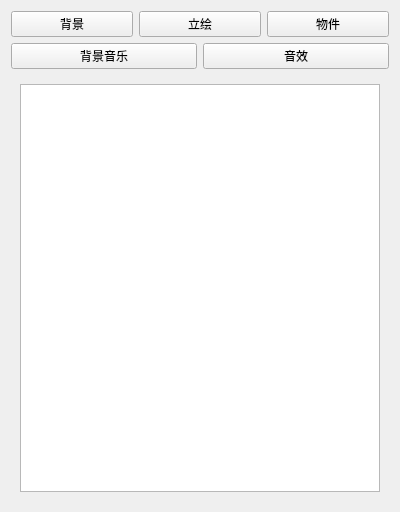
<?xml version="1.0" encoding="UTF-8"?>
<ui version="4.0">
 <class>SozaiWidgetPrivate</class>
 <widget class="QWidget" name="SozaiWidgetPrivate">
  <property name="geometry">
   <rect>
    <x>0</x>
    <y>0</y>
    <width>400</width>
    <height>512</height>
   </rect>
  </property>
  <property name="windowTitle">
   <string>Form</string>
  </property>
  <layout class="QVBoxLayout" name="verticalLayout">
   <item>
    <layout class="QHBoxLayout" name="horizontalLayout">
     <item>
      <widget class="QPushButton" name="bgButton">
       <property name="text">
        <string>背景</string>
       </property>
      </widget>
     </item>
     <item>
      <widget class="QPushButton" name="chButton">
       <property name="text">
        <string>立绘</string>
       </property>
      </widget>
     </item>
     <item>
      <widget class="QPushButton" name="itemButton">
       <property name="text">
        <string>物件</string>
       </property>
      </widget>
     </item>
    </layout>
   </item>
   <item>
    <layout class="QHBoxLayout" name="horizontalLayout_2">
     <item>
      <widget class="QPushButton" name="bgmButton">
       <property name="text">
        <string>背景音乐</string>
       </property>
      </widget>
     </item>
     <item>
      <widget class="QPushButton" name="seButton">
       <property name="text">
        <string>音效</string>
       </property>
      </widget>
     </item>
    </layout>
   </item>
   <item>
    <widget class="QStackedWidget" name="stackedWidget">
     <property name="currentIndex">
      <number>3</number>
     </property>
     <widget class="QWidget" name="page">
      <layout class="QHBoxLayout" name="horizontalLayout_3">
       <item>
        <widget class="ImageSelectDialog" name="bgImageSelectWidget"/>
       </item>
      </layout>
     </widget>
     <widget class="QWidget" name="page_2">
      <layout class="QVBoxLayout" name="verticalLayout_2">
       <item>
        <widget class="ImageSelectDialog" name="chImageSelectWidget"/>
       </item>
      </layout>
     </widget>
     <widget class="QWidget" name="page_3">
      <layout class="QVBoxLayout" name="verticalLayout_3">
       <item>
        <widget class="ImageSelectDialog" name="itemImageSelectWidget"/>
       </item>
      </layout>
     </widget>
     <widget class="QWidget" name="page_4">
      <layout class="QVBoxLayout" name="verticalLayout_4">
       <item>
        <widget class="SoundSelectDialog" name="bgmSoundSelectWidget"/>
       </item>
      </layout>
     </widget>
     <widget class="QWidget" name="page_5">
      <layout class="QVBoxLayout" name="verticalLayout_5">
       <item>
        <widget class="SoundSelectDialog" name="seSoundSelectWidget"/>
       </item>
      </layout>
     </widget>
    </widget>
   </item>
  </layout>
 </widget>
 <customwidgets>
  <customwidget>
   <class>ImageSelectDialog</class>
   <extends>QListWidget</extends>
   <header>ImageSelectDialog.h</header>
  </customwidget>
  <customwidget>
   <class>SoundSelectDialog</class>
   <extends>QListWidget</extends>
   <header>SoundSelectDialog.h</header>
  </customwidget>
 </customwidgets>
 <resources/>
 <connections/>
</ui>
